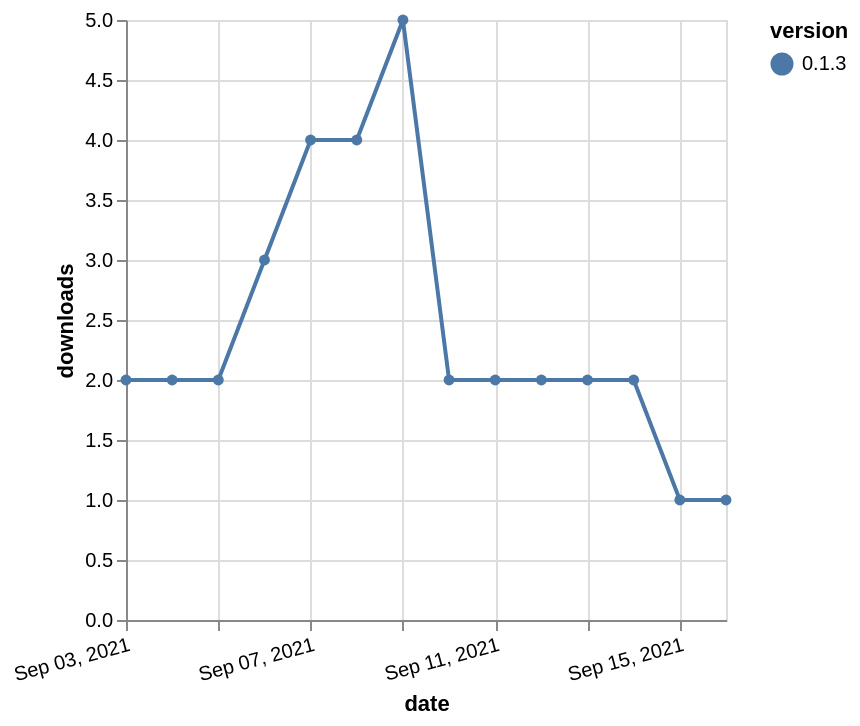

Here is the Vega-Lite specification saved for this chart:
### Vega-Lite specification from a JSON file in a GitHub repository (floating-point values rounded to 4 significant figures)
{"$schema": "https://vega.github.io/schema/vega-lite/v5.json", "description": "A simple bar chart with embedded data.", "data": {"values": [{"date": "2021-09-03", "total": 2537, "delta": 2, "version": "0.1.3"}, {"date": "2021-09-04", "total": 2539, "delta": 2, "version": "0.1.3"}, {"date": "2021-09-05", "total": 2541, "delta": 2, "version": "0.1.3"}, {"date": "2021-09-06", "total": 2544, "delta": 3, "version": "0.1.3"}, {"date": "2021-09-07", "total": 2548, "delta": 4, "version": "0.1.3"}, {"date": "2021-09-08", "total": 2552, "delta": 4, "version": "0.1.3"}, {"date": "2021-09-09", "total": 2557, "delta": 5, "version": "0.1.3"}, {"date": "2021-09-10", "total": 2559, "delta": 2, "version": "0.1.3"}, {"date": "2021-09-11", "total": 2561, "delta": 2, "version": "0.1.3"}, {"date": "2021-09-12", "total": 2563, "delta": 2, "version": "0.1.3"}, {"date": "2021-09-13", "total": 2565, "delta": 2, "version": "0.1.3"}, {"date": "2021-09-14", "total": 2567, "delta": 2, "version": "0.1.3"}, {"date": "2021-09-15", "total": 2568, "delta": 1, "version": "0.1.3"}, {"date": "2021-09-16", "total": 2569, "delta": 1, "version": "0.1.3"}]}, "width": "container", "mark": {"type": "line", "point": {"filled": true}}, "encoding": {"x": {"field": "date", "type": "temporal", "timeUnit": "yearmonthdate", "title": "date", "axis": {"labelAngle": -15}}, "y": {"field": "delta", "type": "quantitative", "title": "downloads"}, "color": {"field": "version", "type": "nominal"}, "tooltip": {"field": "delta"}}}
